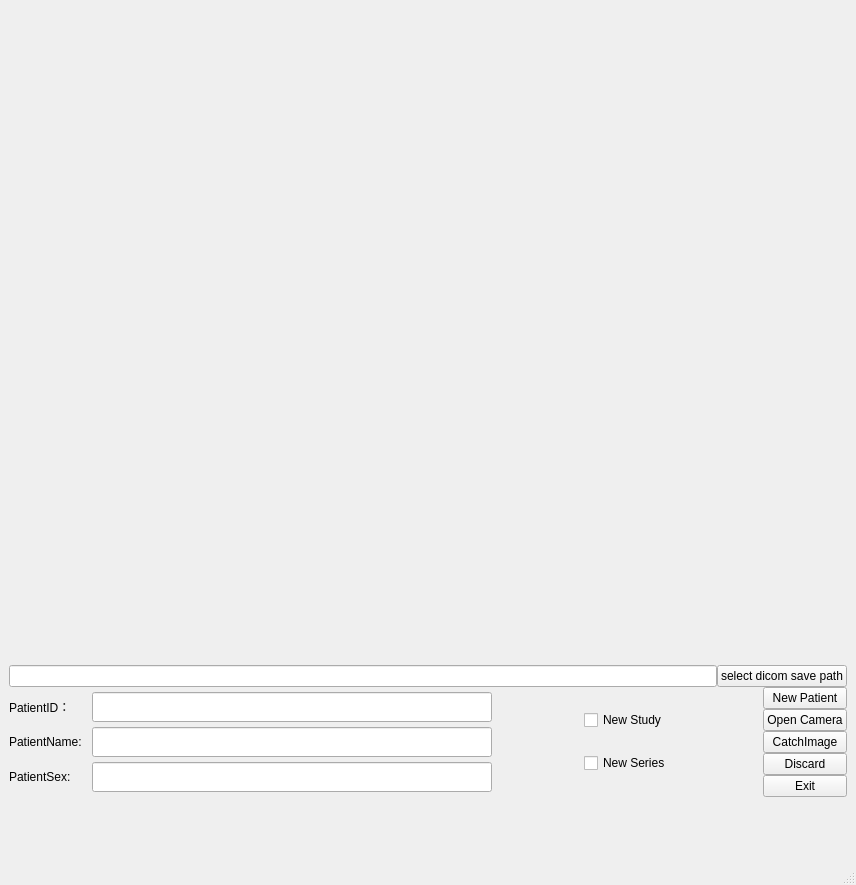
<?xml version="1.0" encoding="UTF-8"?>
<ui version="4.0">
 <class>MainWindow</class>
 <widget class="QMainWindow" name="MainWindow">
  <property name="geometry">
   <rect>
    <x>0</x>
    <y>0</y>
    <width>856</width>
    <height>885</height>
   </rect>
  </property>
  <property name="minimumSize">
   <size>
    <width>512</width>
    <height>0</height>
   </size>
  </property>
  <property name="windowTitle">
   <string>MainWindow</string>
  </property>
  <widget class="QWidget" name="centralwidget">
   <layout class="QVBoxLayout" name="verticalLayout_3">
    <item>
     <layout class="QHBoxLayout" name="horizontalLayout_5">
      <item>
       <layout class="QVBoxLayout" name="verticalLayout_4">
        <property name="spacing">
         <number>0</number>
        </property>
        <item>
         <layout class="QVBoxLayout" name="verticalLayout_12">
          <property name="topMargin">
           <number>0</number>
          </property>
          <item>
           <widget class="QLabel" name="ShowVideo">
            <property name="minimumSize">
             <size>
              <width>400</width>
              <height>300</height>
             </size>
            </property>
            <property name="maximumSize">
             <size>
              <width>400</width>
              <height>300</height>
             </size>
            </property>
            <property name="text">
             <string/>
            </property>
           </widget>
          </item>
         </layout>
        </item>
        <item>
         <layout class="QVBoxLayout" name="verticalLayout_5">
          <property name="spacing">
           <number>0</number>
          </property>
          <item>
           <widget class="QLabel" name="ShowImage">
            <property name="minimumSize">
             <size>
              <width>400</width>
              <height>300</height>
             </size>
            </property>
            <property name="maximumSize">
             <size>
              <width>400</width>
              <height>300</height>
             </size>
            </property>
            <property name="text">
             <string/>
            </property>
           </widget>
          </item>
          <item>
           <layout class="QHBoxLayout" name="horizontalLayout_6">
            <property name="topMargin">
             <number>0</number>
            </property>
            <item>
             <widget class="QLineEdit" name="pathname"/>
            </item>
            <item>
             <widget class="QPushButton" name="selectPathBtn">
              <property name="text">
               <string>select dicom save path</string>
              </property>
             </widget>
            </item>
           </layout>
          </item>
          <item>
           <layout class="QHBoxLayout" name="horizontalLayout_4">
            <item>
             <layout class="QVBoxLayout" name="verticalLayout_2">
              <item>
               <layout class="QHBoxLayout" name="horizontalLayout">
                <property name="spacing">
                 <number>10</number>
                </property>
                <item>
                 <widget class="QLabel" name="PatID_Label">
                  <property name="text">
                   <string>PatientID：</string>
                  </property>
                 </widget>
                </item>
                <item>
                 <widget class="QLineEdit" name="PatID">
                  <property name="minimumSize">
                   <size>
                    <width>400</width>
                    <height>0</height>
                   </size>
                  </property>
                  <property name="maximumSize">
                   <size>
                    <width>200</width>
                    <height>30</height>
                   </size>
                  </property>
                  <property name="text">
                   <string/>
                  </property>
                  <property name="readOnly">
                   <bool>false</bool>
                  </property>
                 </widget>
                </item>
               </layout>
              </item>
              <item>
               <layout class="QHBoxLayout" name="horizontalLayout_2">
                <property name="spacing">
                 <number>10</number>
                </property>
                <item>
                 <widget class="QLabel" name="PatientName_Label">
                  <property name="text">
                   <string>PatientName:</string>
                  </property>
                 </widget>
                </item>
                <item>
                 <widget class="QLineEdit" name="PatName">
                  <property name="minimumSize">
                   <size>
                    <width>400</width>
                    <height>0</height>
                   </size>
                  </property>
                  <property name="maximumSize">
                   <size>
                    <width>200</width>
                    <height>30</height>
                   </size>
                  </property>
                  <property name="text">
                   <string/>
                  </property>
                  <property name="readOnly">
                   <bool>false</bool>
                  </property>
                 </widget>
                </item>
               </layout>
              </item>
              <item>
               <layout class="QHBoxLayout" name="horizontalLayout_3">
                <property name="spacing">
                 <number>10</number>
                </property>
                <item>
                 <widget class="QLabel" name="PatientSex_Label">
                  <property name="text">
                   <string>PatientSex:</string>
                  </property>
                 </widget>
                </item>
                <item>
                 <widget class="QLineEdit" name="PatSex">
                  <property name="minimumSize">
                   <size>
                    <width>400</width>
                    <height>0</height>
                   </size>
                  </property>
                  <property name="maximumSize">
                   <size>
                    <width>200</width>
                    <height>30</height>
                   </size>
                  </property>
                  <property name="text">
                   <string/>
                  </property>
                  <property name="readOnly">
                   <bool>false</bool>
                  </property>
                 </widget>
                </item>
               </layout>
              </item>
             </layout>
            </item>
            <item>
             <spacer name="horizontalSpacer">
              <property name="orientation">
               <enum>Qt::Horizontal</enum>
              </property>
              <property name="sizeHint" stdset="0">
               <size>
                <width>20</width>
                <height>20</height>
               </size>
              </property>
             </spacer>
            </item>
            <item>
             <layout class="QVBoxLayout" name="verticalLayout_6"/>
            </item>
            <item>
             <layout class="QVBoxLayout" name="verticalLayout_7">
              <property name="leftMargin">
               <number>0</number>
              </property>
              <property name="rightMargin">
               <number>0</number>
              </property>
              <item>
               <widget class="QCheckBox" name="nStudyCheck">
                <property name="text">
                 <string>New Study</string>
                </property>
               </widget>
              </item>
              <item>
               <widget class="QCheckBox" name="nSeriesCheck">
                <property name="text">
                 <string>New Series</string>
                </property>
               </widget>
              </item>
             </layout>
            </item>
            <item>
             <spacer name="horizontalSpacer_2">
              <property name="orientation">
               <enum>Qt::Horizontal</enum>
              </property>
              <property name="sizeHint" stdset="0">
               <size>
                <width>40</width>
                <height>20</height>
               </size>
              </property>
             </spacer>
            </item>
            <item>
             <layout class="QVBoxLayout" name="verticalLayout">
              <item>
               <widget class="QPushButton" name="RegisterBtn">
                <property name="text">
                 <string>New Patient</string>
                </property>
               </widget>
              </item>
              <item>
               <widget class="QPushButton" name="CameraBtn">
                <property name="text">
                 <string>Open Camera</string>
                </property>
               </widget>
              </item>
              <item>
               <widget class="QPushButton" name="CatchBtn">
                <property name="text">
                 <string>CatchImage</string>
                </property>
               </widget>
              </item>
              <item>
               <widget class="QPushButton" name="DiscardBtn">
                <property name="text">
                 <string>Discard</string>
                </property>
               </widget>
              </item>
              <item>
               <widget class="QPushButton" name="CancelBtn">
                <property name="text">
                 <string>Exit</string>
                </property>
               </widget>
              </item>
             </layout>
            </item>
           </layout>
          </item>
         </layout>
        </item>
       </layout>
      </item>
     </layout>
    </item>
   </layout>
  </widget>
  <widget class="QMenuBar" name="menubar">
   <property name="geometry">
    <rect>
     <x>0</x>
     <y>0</y>
     <width>856</width>
     <height>26</height>
    </rect>
   </property>
  </widget>
  <widget class="QStatusBar" name="statusbar"/>
 </widget>
 <resources/>
 <connections/>
</ui>
